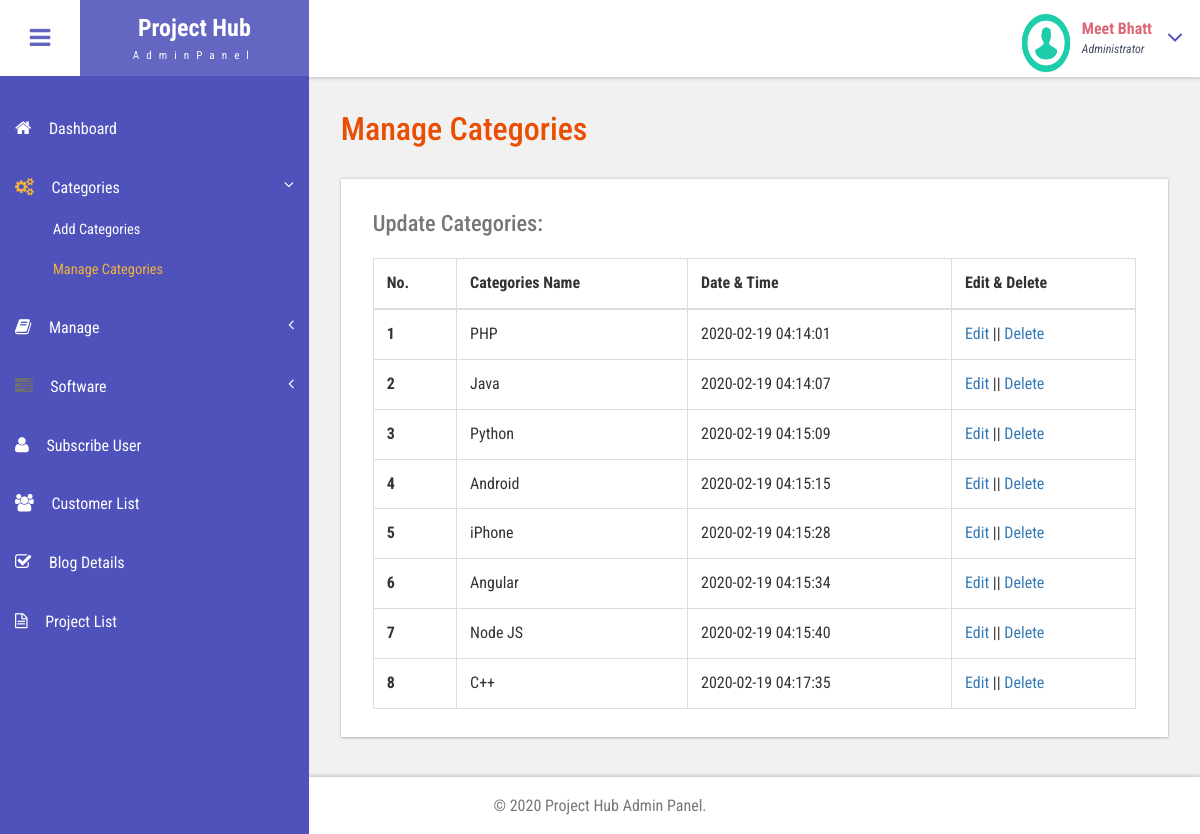
Screenshot of /admin/manage_categories.php (signed in) with the database file from the repository.
### tables this page shows
CREATE TABLE `categories` (
  `Cat_Id` int(11) NOT NULL,
  `Cat_Name` varchar(25) NOT NULL,
  `Cat_Date` timestamp NOT NULL DEFAULT current_timestamp() ON UPDATE current_timestamp()
);

### admin/manage_categories.php (the view, shortened to what this page needs)
<?php
require_once('../Config/config.php');
if (strlen($_SESSION['PID']==0)) {
  header('location:logout.php');
  }
  else{
  ?>
<!DOCTYPE HTML>
<html>
<head>
<link href="css/bootstrap.css" rel='stylesheet' type='text/css' />
<link href="css/style.css" rel='stylesheet' type='text/css' />
<link href="css/font-awesome.css" rel="stylesheet">
<link href="css/animate.css" rel="stylesheet" type="text/css" media="all">
<link href="css/custom.css" rel="stylesheet">
</head>
<body class="cbp-spmenu-push">
	<div class="main-content">
		 <?php include_once('includes/sidebar.php');?>
		 <?php include_once('includes/header.php');?>
		<div id="page-wrapper">
			<div class="main-page">
				<div class="tables">
					<h3 class="title1">Manage Categories</h3>
					<div class="table-responsive bs-example widget-shadow">
						<h4>Update Categories:</h4>
						<table class="table table-bordered">
							<thead>
								<tr>
									<th>No.</th>
									<th>Categories Name</th>
									<th>Date & Time</th>
									<th>Edit & Delete</th>
								</tr>
							</thead>
							<tbody>
								<?php
									$query = "SELECT * FROM categories";
									$ret=mysqli_query($con, $query);
									$cnt=1;
									while ($row=mysqli_fetch_array($ret)) {
								?>
						 	<tr>
						 		<th scope="row"><?php echo $cnt;?></th>
						 		<td><?php  echo $row['Cat_Name'];?></td>
						 		<td><?php  echo $row['Cat_Date'];?></td>
						 		<td><a href="edit_categories.php?editid=<?php echo $row['Cat_Id'];?>">Edit</a> || <a href="delete_categories.php?delid=<?php echo $row['Cat_Id'];?>">Delete</a></td>
						 	</tr>
						 		<?php
									$cnt=$cnt+1;
								}
								?>
							</tbody>
						</table>
					</div>
				</div>
			</div>
		</div>
		 <?php include_once('includes/footer.php');?>
	</div>
</body>
</html>
<?php
}
?>

### admin/includes/header.php (shortened to what this page needs)
<div class="sticky-header header-section ">
      <div class="header-left">
        <button id="showLeftPush"><i class="fa fa-bars"></i></button>
        <div class="logo">
          <a href="index.php">
            <h1>Project Hub</h1>
            <span>AdminPanel</span>
          </a>
        </div>
      </div>
      <div class="header-right">
        <div class="profile_details">
        <?php
$adid=$_SESSION['PID'];
$ret=mysqli_query($con,"select Name from admin where ID='$adid'");
$row=mysqli_fetch_array($ret);
$name=$row['Name'];
?>
          <ul>
            <li class="dropdown profile_details_drop">
              <a href="#" class="dropdown-toggle" data-toggle="dropdown" aria-expanded="false">
                <div class="profile_img">
                  <span class="prfil-img"><img src="images/download (1).png" alt="" width="50" height="60"> </span>
                  <div class="user-name">
                    <p><?php echo $name; ?></p>
                    <span>Administrator</span>
                  </div>
                  <i class="fa fa-angle-down lnr"></i>
                  <div class="clearfix"></div>
                </div>
              </a>
            </li>
          </ul>
        </div>
        <div class="clearfix"> </div>
      </div>
      <div class="clearfix"> </div>
    </div>

### admin/css/style.css (style rules this page uses)
h4, h5, h6, h1, h2, h3 { margin: 0; }
ul, ol { margin: 0; }
p { margin: 0; }
html, body { font-family: 'Roboto Condensed', sans-serif; font-size: 100%; overflow-x: hidden; background: #fff; }
body a { transition: 0.5s all ease; -webkit-transition: 0.5s all ease; -moz-transition: 0.5s all ease; -o-transition: 0.5s all ease; -ms-transition: 0.5s all ease; text-decoration:none; }
h1,h2,h3,h4,h5,h6 { margin:0; }
p { margin:0; }
ul,label { margin:0; padding:0; }
.main-content { position: relative; }
.sticky-header { position: fixed; top: 0; left:0px; width: 100%; z-index: 100; }
.header-section { background:#FFF; box-shadow: 1px 1px 4px rgba(0, 0, 0, 0.21); -webkit-box-shadow: 1px 1px 4px rgba(0, 0, 0, 0.21); -moz-box-shadow: 1px 1px 4px rgba(0, 0, 0, 0.21); -o-box-shadow: 1px 1px 4px rgba(0, 0, 0, 0.21); }
.header-section::after { clear: both; display: block; content: ''; }
.header-left { float: left; width: 45%; }
.header-right { float: right; }
button#showLeftPush { font-size: 1.5em; width: 80px; padding: 0.87em 0; text-align: center; cursor: pointer; float: left; color: #6F6F6F; -moz-transition: all 0.2s ease-out 0s; -webkit-transition: all 0.2s ease-out 0s; transition: all 0.2s ease-out 0s; border: none; background-color: #fff; outline:none; }
.cbp-spmenu-push { overflow-x: hidden; position: relative; }
.cbp-spmenu, .cbp-spmenu-push { -webkit-transition: all 0.3s ease; -moz-transition: all 0.3s ease; transition: all 0.3s ease; }
.cbp-spmenu-push div#page-wrapper { margin: 0 0 0 19.3em; transition:.5s all; -webkit-transition:.5s all; -moz-transition:.5s all; }
.fa { display: inline-block; font-family: FontAwesome; font-style: normal; font-weight: normal; line-height: 1; -webkit-font-smoothing: antialiased; -moz-osx-font-smoothing: grayscale; }
.logo { background: rgba(79, 82, 186, 0.88); text-align: center; float: left; }
.logo a { padding: 0.9em 3.3em .7em; display: block; text-decoration: none; }
.logo a h1 { color: #fff; font-size: 1.5em; line-height: 1.2em; font-weight: 700; }
.logo a span { color: #F8F8F8; font-size: .7em; text-align: center; letter-spacing: 7px; }
.profile_details { float: right; }
.profile_details_drop a.dropdown-toggle { display:block; padding: 0.8em 3em 0 2em; }
.profile_img span.prfil-img { float:left; }
.user-name { float:left; margin-top:8px; margin-left:11px; height:35px; }
.profile_details ul li { list-style-type:none; position:relative; }
.profile_details li a i.fa.lnr { position: absolute; top: 34%; right: 8%; color: #4F52BA; font-size: 1.6em; }
.user-name p { font-size:1em; color:#DD6777; line-height:1em; font-weight:700; }
.user-name span { font-size: .75em; font-style: italic; color: #424f63; font-weight: normal; margin-top: .3em; }
.widget-shadow { background-color: #fff; box-shadow: 0 -1px 3px rgba(0,0,0,.12),0 1px 2px rgba(0,0,0,.24); -webkit-box-shadow: 0 -1px 3px rgba(0,0,0,.12),0 1px 2px rgba(0,0,0,.24); -moz-box-shadow: 0 -1px 3px rgba(0,0,0,.12),0 1px 2px rgba(0,0,0,.24); }
h3.title1 { font-size: 2em; color: #e94e02; margin-bottom: 0.8em; }
.table > thead > tr > th, .table > tbody > tr > th, .table > tfoot > tr > th, .table > thead > tr > td, .table > tbody > tr > td, .table > tfoot > tr > td { border-top: none; }
.tables h4 { font-size: 1.4em; margin-bottom: 1em; color: #777777; }
.tables .panel-body ,.tables .bs-example { padding: 2em 2em 0.5em; }
.tables .table > thead > tr > th, .tables .table > tbody > tr > th, .tables .table > tfoot > tr > th, .tables .table > thead > tr > td, .tables .table > tbody > tr > td, .tables .table > tfoot > tr > td { padding: 13px; border-top: 1px solid #E0E0E0; }
.bs-example { margin-top: 2em; }

### admin/css/custom.css (style rules this page uses)
#page-wrapper { padding:7em 2em 2.5em; background-color: #F1F1F1; }

### rows the page displays
categories: Cat_Name "PHP", Cat_Date "2020-02-19 04:14:01"
categories: Cat_Name "Java", Cat_Date "2020-02-19 04:14:07"
categories: Cat_Name "Python", Cat_Date "2020-02-19 04:15:09"
categories: Cat_Name "Android", Cat_Date "2020-02-19 04:15:15"
categories: Cat_Name "iPhone", Cat_Date "2020-02-19 04:15:28"
categories: Cat_Name "Angular", Cat_Date "2020-02-19 04:15:34"
categories: Cat_Name "Node JS", Cat_Date "2020-02-19 04:15:40"
categories: Cat_Name "C++", Cat_Date "2020-02-19 04:17:35"

### other values shown
$name "Meet Bhatt"
